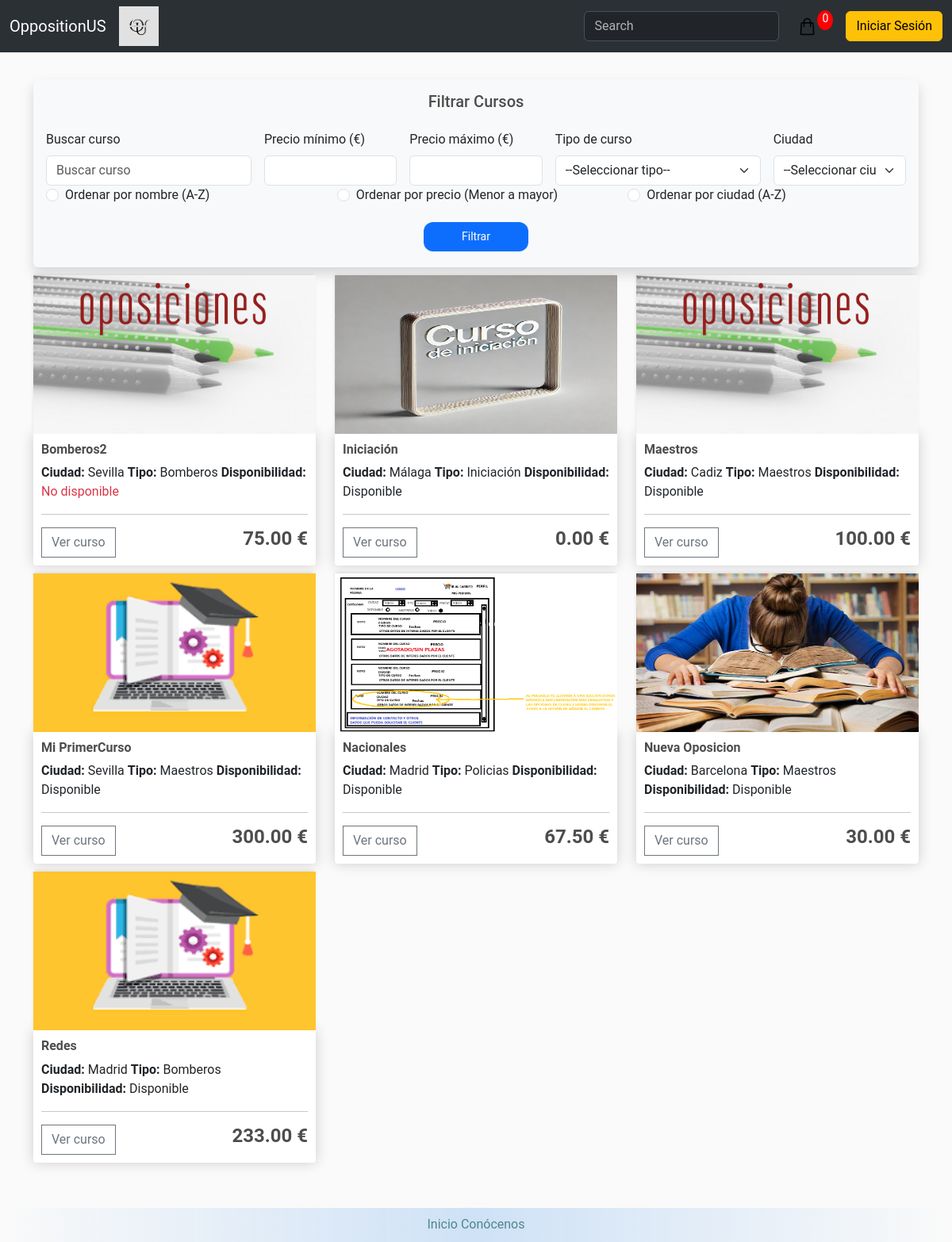
/store/, run on the app's committed database.
### store/models.py (models this page shows, shortened)
class Course(models.Model):
    name = models.CharField(max_length=200, null=False, blank=False)
    image = models.ImageField(upload_to='courses')
    price = models.DecimalField(max_digits=7, decimal_places=2, null=False, blank=False, validators=[MinValueValidator(0)])
    details = models.CharField(max_length=200, null=True, blank=True)
    city = models.CharField(max_length=200, null=False, blank=False)
    course_type = models.ForeignKey(CourseType, null=True, on_delete=models.SET_NULL)
    capacity = models.IntegerField(null=False, blank=False, validators=[MinValueValidator(0)])
    is_available = models.BooleanField(default=True)
    start_date = models.DateField(null=False, blank=False)
    end_date = models.DateField(null=False, blank=False)
    class Meta:
        verbose_name = 'Course'
        verbose_name_plural = 'Courses'
        ordering = ['name']

class CourseType(models.Model):
    name = models.CharField(max_length=50, unique=True, null=False, blank=False)
    def __str__(self):
        return self.name
    class Meta:
        verbose_name = 'Course type'
        verbose_name_plural = 'Course types'
        ordering = ['name']

### store/views.py (the view)
# urls.py: path('', include('store.urls'))
def store(request):
    query = request.GET.get('q', '')
    course_types = CourseType.objects.all()  # Para los filtros de tipo de curso
    price_min = request.GET.get('price_min', '')
    price_max = request.GET.get('price_max', '')
    course_type_id = request.GET.get('course_type', '')
    city = request.GET.get('city', '')
    sort_order = request.GET.get('sort_order', None)
    filters = {}
    filters_applied = ""
    if price_min:
        filters['price__gte'] = price_min
        filters_applied += f"Precio mínimo: {price_min}. "
    if price_max:
        filters['price__lte'] = price_max
        filters_applied += f"Precio máximo: {price_max}. "
    if course_type_id:
        course_type = course_types.get(id=course_type_id)
        filters['course_type__id'] = course_type_id
        filters_applied += f"Tipo de curso: {course_type.name}. "
    if city:
        filters['city__icontains'] = city
        filters_applied += f"Ciudad: {city}. "
    cart = cartData(request)
    if request.user.is_authenticated:
        customer = request.user.customer
        order, created = Order.objects.get_or_create(customer=customer, status=Status.objects.get(name='No realizado'))
        items = order.orderitem_set.all()
        cartItems = order.get_cart_items
    else:
        customer = None
        items = []
        order = {'get_cart_total': 0, 'get_cart_items': 0}
        cartItems = order['get_cart_items']
    courses = Course.objects.filter(name__icontains=query, **filters)
    if sort_order == 'name':
        courses = courses.order_by('name')
    elif sort_order == 'price':
        courses = courses.order_by('price')
    elif sort_order == 'city':
        courses = courses.order_by('city')
    city_list = set(
        city.strip().lower() for city in Course.objects.values_list('city', flat=True).distinct()
    )
    context = {
        'courses': courses,
        'customer': customer,
        'query': query,
        'course_types': course_types,
        'city_list': city_list,
        'course_type_id': course_type_id,
        'city': city,
        'price_min': price_min,
        'price_max': price_max,
        'filters_applied': filters_applied,
        'cartItems': cart['cartItems'],
        'sort_order': sort_order,  # Pasa el valor de la opción seleccionada
    }
    return render(request, 'store/store.html', context)

### store/utils.py (called while the page is built, shortened)
def cookieCart(request):
    try:
        cart = json.loads(request.COOKIES['cart'])
    except:
        cart = {}
    items = []
    order = {'get_cart_total': 0, 'get_cart_items': 0}
    cartItems = order['get_cart_items']
    return {'cartItems': cartItems, 'order': order, 'items': items}

def cartData(request):
    if request.user.is_authenticated:
        customer = request.user.customer
        order, created = Order.objects.get_or_create(customer = customer, status=Status.objects.get(name='No realizado'))
        cartItems = order.get_cart_items
        items = order.orderitem_set.all()
    else:
        cookieData = cookieCart(request)
        cartItems = cookieData['cartItems']
        order = cookieData['order']
        items = cookieData['items']
    return {'cartItems': cartItems, 'order': order, 'items': items}

### store/templates/store/store.html (shortened to what this page needs)
{% extends 'store/main.html' %}
{% load static %}
{% block content %}
<div class="row">
    <div class="col-lg-12">
        <form action="{% url 'store' %}" method="get" class="p-3 bg-light rounded shadow">
            <h5 class="text-center mb-4">Filtrar Cursos</h5>
            <div class="row g-3 align-items-center">
                <div class="col-md-3">
                    <label for="q" class="form-label">Buscar curso</label>
                    <input type="text" id="q" name="q" class="form-control" placeholder="Buscar curso" value="{{ query }}">
                </div>
                <div class="col-md-2">
                    <label for="price_min" class="form-label">Precio mínimo (€)</label>
                    <input type="number" id="price_min" name="price_min" class="form-control" value="{{ price_min }}" min="0">
                </div>
                <div class="col-md-2">
                    <label for="price_max" class="form-label">Precio máximo (€)</label>
                    <input type="number" id="price_max" name="price_max" class="form-control" value="{{ price_max }}" min="0">
                </div>
                <div class="col-md-3">
                    <label for="course_type" class="form-label">Tipo de curso</label>
                    <select id="course_type" name="course_type" class="form-select">
                        <option value="">--Seleccionar tipo--</option>
                    </select>
                </div>
                <div class="col-md-2">
                    <label for="city" class="form-label">Ciudad</label>
                    <select id="city" name="city" class="form-select">
                        <option value="">--Seleccionar ciudad--</option>
                    </select>
                </div>
            </div>
<div class="row g-3 align-items-center">
    <div class="col-md-4">
        <div class="form-check">
            <input class="form-check-input" type="radio" name="sort_order" id="sort_name" value="name" {% if sort_order == 'name' %}checked{% endif %}>
            <label class="form-check-label" for="sort_name">
                Ordenar por nombre (A-Z)
            </label>
        </div>
    </div>
    <div class="col-md-4">
        <div class="form-check">
            <input class="form-check-input" type="radio" name="sort_order" id="sort_price" value="price" {% if sort_order == 'price' %}checked{% endif %}>
            <label class="form-check-label" for="sort_price">
                Ordenar por precio (Menor a mayor)
            </label>
        </div>
    </div>
    <div class="col-md-4">
        <div class="form-check">
            <input class="form-check-input" type="radio" name="sort_order" id="sort_city" value="city" {% if sort_order == 'city' %}checked{% endif %}>
            <label class="form-check-label" for="sort_city">
                Ordenar por ciudad (A-Z)
            </label>
        </div>
    </div>
</div>
            <div class="text-center mt-3">
                <button type="submit" class="btn btn-primary px-5">Filtrar</button>
            </div>
        </form>
    </div>
    {% for course in courses %}
        <div class="col-lg-4">
            <a href="{% url 'details' course.id %}">
                {% if course.image %}
                    <img class="thumbnail" src="{{ course.image.url }}">
                {% else %}
                    <img class="thumbnail" src="/products/placeholder.png">
                {% endif %}
            </a>
            <div class="box-element product">
                <h6><strong>{{ course.name }}</strong></h6>
                <h8><strong>Ciudad:</strong> {{ course.city }}</h8>
                <h8><strong>Tipo:</strong> {{ course.course_type }}</h8>
                <h8><strong>Disponibilidad:</strong>
                    {% if course.is_available %}
                        {{ course.is_available|yesno:"Disponible,No disponible" }}
                    {% else %}
                        <span class="text-danger font-weight-bold">No disponible</span>
                    {% endif %}
                </h8>
                <hr>
                <a href="{% url 'details' course.id %}">
                    <button class="btn btn-outline-secondary add-btn">Ver curso</button>
                </a>
                <h4 style="display: inline-block; float: right;"><strong>
                    {{ course.price|floatformat:2 }} €
                </strong></h4>
            </div>
        </div>
    {% endfor %}
</div>
{% endblock content %}

### static/css/main.css (style rules this page uses)
body { background-color: hsl(0, 0%, 98%); font-family: 'Roboto', 'Helvetica Neue', Arial, sans-serif; display: flex; flex-direction: column; min-height: 100vh; }
h1,h2,h3,h4,h5,h6 { color:hsl(0, 0%, 30%); }
.box-element { box-shadow:hsl(0, 0%, 80%) 0 0 16px; background-color: #fff; border-radius: 4px; padding: 10px; }
.thumbnail { width: 100%; height: 200px; -webkit-box-shadow: -1px -3px 5px -2px rgba(214,214,214,1); -moz-box-shadow: -1px -3px 5px -2px rgba(214,214,214,1); box-shadow: -1px -3px 5px -2px rgba(214,214,214,1); }
.product { border-radius: 0 0 4px 4px; }
.col-lg-4, .col-lg-6, .col-lg-8, .col-lg-12 { margin-top: 10px; }
.btn { border-radius: 0; }
.btn-primary { border: none; padding: 8px 20px; text-align: center; text-decoration: none; display: inline-block; font-size: 14px; margin: 4px 2px; cursor: pointer; transition-duration: 0.4s; border-radius: 12px; }
.form-control { width: 100%; }

### data on the page
Course: image (placeholder picture), name "Bomberos2", city "Sevilla", course_type "Bomberos", is_available "No disponible", price "75.00"
Course: image (picture), name "Iniciación", city "Málaga", course_type "Iniciación", is_available "Disponible", price "0.00"
Course: image (placeholder picture), name "Maestros", city "Cadiz", course_type "Maestros", is_available "Disponible", price "100.00"
Course: image (picture), name "Mi PrimerCurso", city "Sevilla", course_type "Maestros", is_available "Disponible", price "300.00"
Course: image (picture), name "Nacionales", city "Madrid", course_type "Policias", is_available "Disponible", price "67.50"
Course: image (picture), name "Nueva Oposicion", city "Barcelona", course_type "Maestros", is_available "Disponible", price "30.00"
Course: image (picture), name "Redes", city "Madrid", course_type "Bomberos", is_available "Disponible", price "233.00"

### other printed values
{{ cartItems }} "0"
